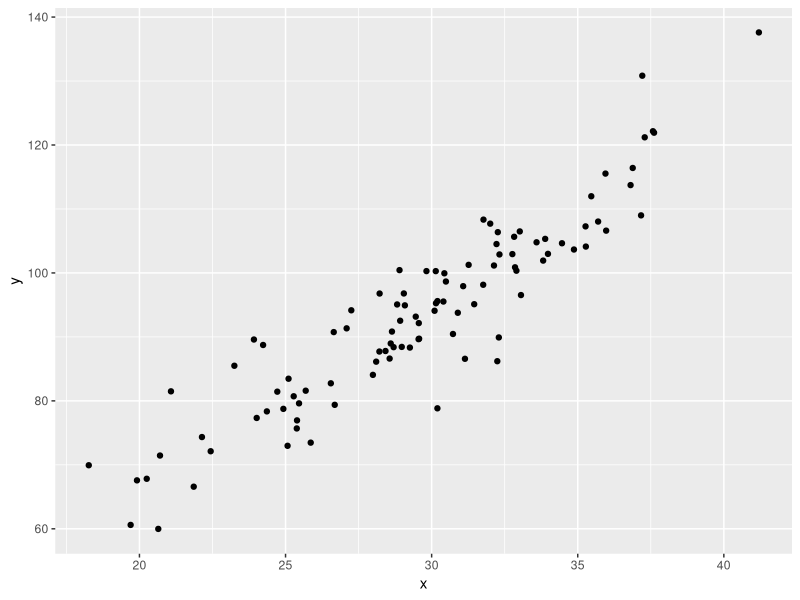
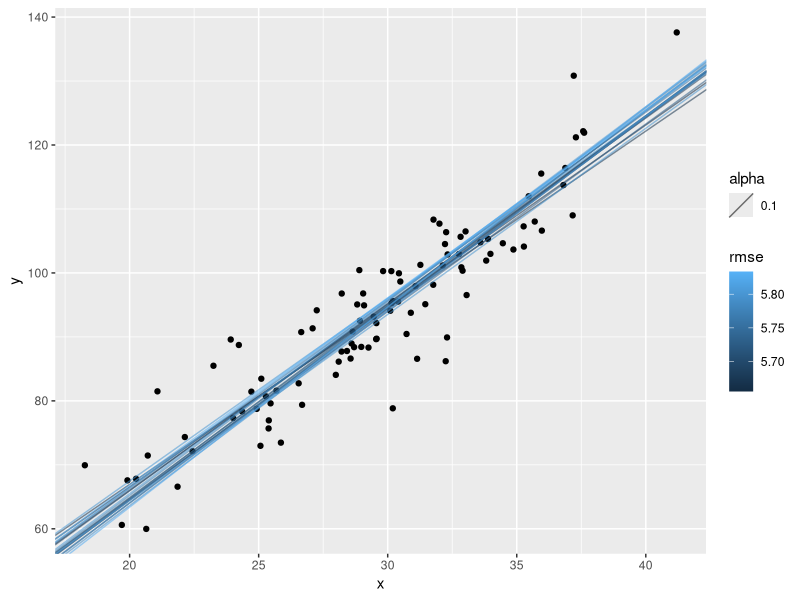

R code for these plots, in order:
## ---- chunk 1
library(ggplot2)
library(dplyr)
## ---- chunk 2
x <- rnorm(100, 30, 5)
y <- 3*x + 5 + rnorm(x, 0, 5)
## ---- chunk 3
beta <- runif(2, -5, 5)
## ---- chunk 4
data.frame(x, y) %>%
    ggplot(aes(x,y)) + 
    geom_point() +
    geom_abline(intercept=beta[1], slope = beta[2])

beta
## ---- chunk 5
# Model prediction
yhat <- beta[1] + beta[2]*x

# Score
rmse <- sqrt(mean((y-yhat)^2))

rmse
## ---- chunk 6
# Generate population
total_pop <- 1000
population <- data.frame(beta0 = runif(total_pop, -100, 100), beta1 = runif(total_pop, -100, 100)) 

# Score population
population$rmse <- 0

for(generation in 1:50){
  for(i in 1:nrow(population)){
    population$rmse[i] <- sqrt(mean((y-(population$beta0[i] + population$beta1[i]*x))^2))
  }
  
  # Selection
  top_pop <- head(population[order(population$rmse),], total_pop/10)
  
  # Crossover
  population$beta0 <- sample(top_pop$beta0, total_pop, replace = TRUE)
  population$beta1 <- sample(top_pop$beta1, total_pop, replace = TRUE)
  
  # Mutation
  population$beta0 <- population$beta0 + rnorm(total_pop)
  population$beta1 <- population$beta1 + rnorm(total_pop)
}
## ---- chunk 7
data.frame(x, y) %>%
  ggplot(aes(x,y)) + 
  geom_point() +
  geom_abline(data = head(top_pop, 20), aes(intercept=beta0, slope = beta1, alpha = 0.1, color = rmse))
## ---- chunk 8
head(top_pop)
## ---- chunk 9
paste("Estimate for beta0 is:  " , mean(top_pop$beta0))
paste("Estimate for beta1 is:  " , mean(top_pop$beta1))
paste("Estimate for beta0 SE is:  ", sd(top_pop$beta0))
paste("Estimate for beta1 SE is:  ", sd(top_pop$beta1))
## ---- chunk 10
fit <- lm(y ~ x)
summary(fit)
